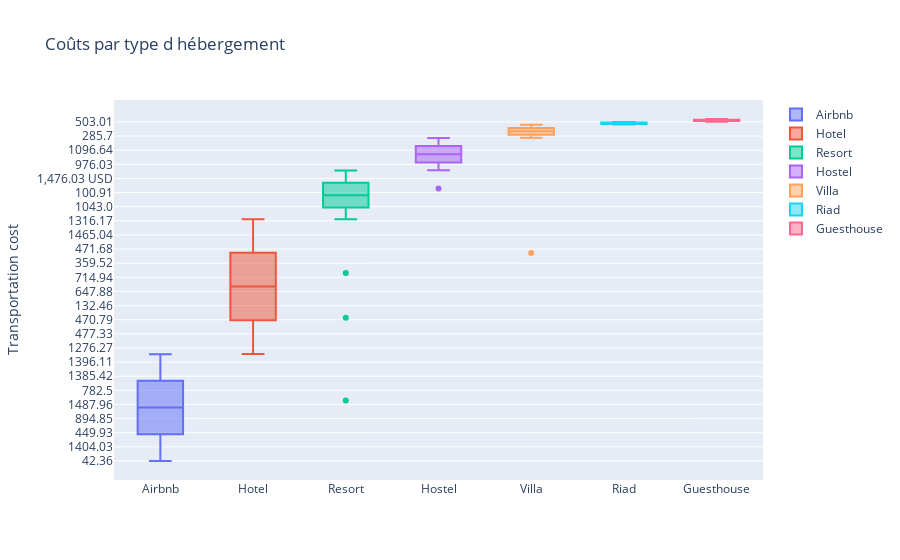

This figure's notebook cell:
### Markdown cell above
Analyser les coûts par type d'hébergement permet de comparer les dépenses liées à différents types d'hébergement (comme les hôtels, Airbnb, resorts, etc.) et de comprendre comment ces choix influencent le coût total du voyage. Par exemple, certains types d'hébergement peuvent être plus coûteux que d'autres, et cela peut être lié à des facteurs comme le confort, l'emplacement ou les services proposés. Cette analyse aide à identifier des tendances dans les préférences des voyageurs et montre comment ces choix affectent à la fois la durée et le coût du voyage.

### Code cell
df = pd.read_csv('travel_data_modified.csv')

fig = go.Figure()

for accommodation_type in df['Accommodation type'].unique():
    fig.add_trace(go.Box(y=df[df['Accommodation type']==accommodation_type]['Transportation cost'],
                         name=accommodation_type))

fig.update_layout(title='Coûts par type d hébergement',
                  yaxis_title='Transportation cost')

fig.show()

### Figure 1 — Plotly figure (JSON) as saved in the notebook; plotly's stock layout.template omitted (floating-point values rounded to 4 significant figures; data arrays with more than 128 entries replaced by an {"elided": "..."} marker saying what was removed)
{"data": [{"name": "Airbnb", "type": "box", "y": {"elided": "594 str values"}}, {"name": "Hotel", "type": "box", "y": {"elided": "751 str values"}}, {"name": "Resort", "type": "box", "y": {"elided": "281 str values"}}, {"name": "Hostel", "type": "box", "y": {"elided": "181 str values"}}, {"name": "Villa", "type": "box", "y": ["1152.55", "1357.86", "80.01", null, "1126.19", "1397.8", "1492.73", "309.56 USD", "520.19", "579.03", "285.7", "1423.38", "278.12", "1373.7", "709.45 USD", "1220.37", "414.07", "85.93", "556.08", "93.97", "1257.51", "1418.81", "75.01", "1192.64", "369.14", "239.36", "649.05", "901.69", "534.62", "143.26", "442.85", "1067.3", "1201.65", "126.99", "159.98", "514.9", "511.09", "813.66", "548.73", "345.33", "993.24", "331.06", "660.46", "1230.31", "833.92", "632.13", "415.24", "653.44", "105.76", "1243.44", "848.75", "912.7", "534.14", "210.08", "434.7", "471.74", "1332.28", "871.34", "251.22 USD", "300.19", "87.86", "234.23", "1167.95", "1288.49", null, "1376.68", "1499.43", "838.35", "42.71", "1044.35", "1057.49", "229.39", "176.0", "278.53", "1384.47"]}, {"name": "Riad", "type": "box", "y": ["1335.53", "752.84", "285.93", "1457.65", "843.89", "821.26", "1282.51", "791.39", "271.47", "1408.81", "320.96", "1493.45", "635.58", "26.61", null, "503.01"]}, {"name": "Guesthouse", "type": "box", "y": ["94.07", "945.23", "311.12", "1361.21", "689.3", "1192.06", "144.2", null, "1177.38", null, "943.37", "359.28", "1420.42", "1093.01", "582.49", "93.48", "833.62", "739.61"]}], "layout": {"title": {"text": "Coûts par type d hébergement"}, "yaxis": {"title": {"text": "Transportation cost"}}}}
